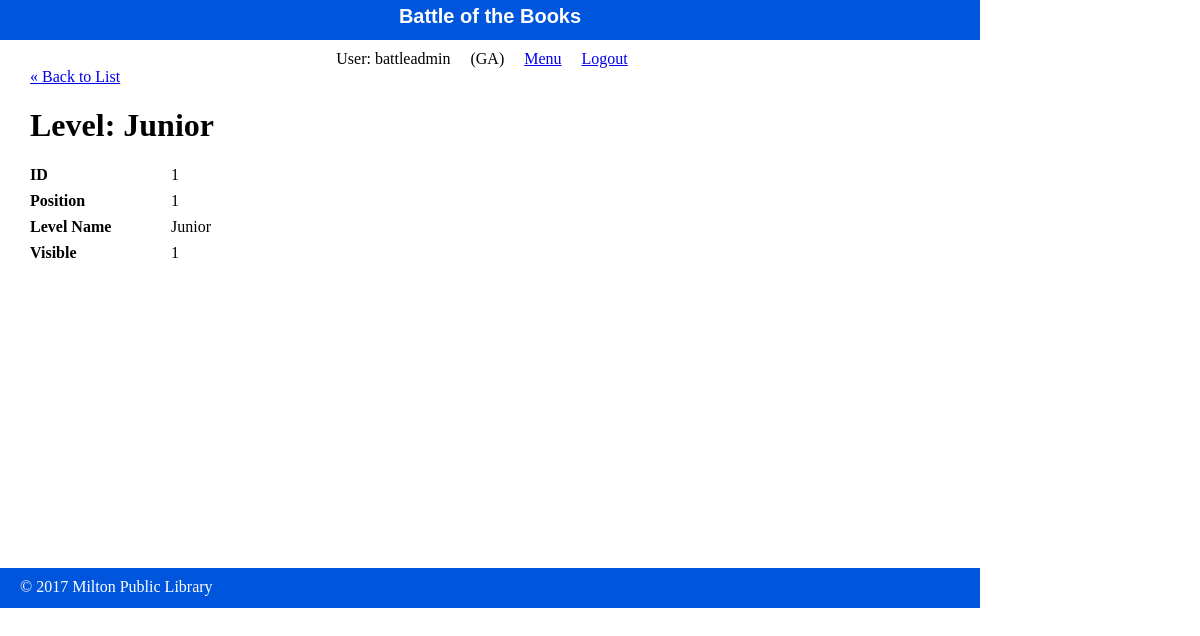
Page /public/staff/levels/show.php (signed in) on the committed database.
### tables this page shows
CREATE TABLE `level` (
  `id` int(255) NOT NULL,
  `position` int(11) NOT NULL,
  `visible` int(11) NOT NULL,
  `level_name` varchar(255) DEFAULT NULL
);

### private/functions.php (called while the page is built, shortened)
<?php
function url_for($script_path) {
  return WWW_ROOT . $script_path;
}
function h($string="") {
  return htmlspecialchars($string);
}
 ?>

### private/database.php (called while the page is built, shortened)
<?php
  function db_escape($connection, $string) {
    return mysqli_real_escape_string($connection, $string);
  }
?>

### private/query_functions.php (called while the page is built, shortened)
<?php
  function find_level_by_id($id) {
      global $db;
      $sql = "SELECT * FROM level ";
      $sql .= "WHERE id='" . db_escape($db, $id) . "'";
      $result = mysqli_query($db, $sql);
      $category = mysqli_fetch_assoc($result);
      return $category;
    }
?>

### public/staff/levels/show.php (the view, shortened to what this page needs)
<?php
$id = $_GET['id'] ?? '1';
$level = find_level_by_id($id);
?>
<?php include(SHARED_PATH . '/staff_header.php') ?>
<div id="content">
  <a class="back-link" href="<?php echo url_for('/staff/levels/index.php'); ?>">&laquo; Back to List</a><br/>
  <div class="level show">
    <h1>Level: <?php echo h($level['level_name']); ?></h1>
    <div class="attributes">
      <dl>
        <dt>ID</dt>
        <dd><?php echo h($level['id']); ?></dd>
      </dl>
      <dl>
        <dt>Position</dt>
        <dd><?php echo h($level['position']); ?></dd>
      </dl>
      <dl>
        <dt>Level Name</dt>
        <dd><?php echo h($level['level_name']); ?></dd>
      </dl>
      <dl>
        <dt>Visible</dt>
        <dd><?php echo h($level['visible']); ?></dd>
      </dl>
    </div>
  </div>
</div>
<?php include(SHARED_PATH . '/staff_footer.php') ?>

### public/stylesheets/staff.css (style rules this page uses)
html { height: 100%; width: 100%; }
body { height: 980px; width: 100%; margin: 0; padding: 0; }
#content { width: 920px; min-height: 500px; padding: 0 30px; }
dl { clear: both; overflow: hidden; margin: 0.5em 0; }
dt { float: left; font-weight: bold; width: 125px; }
dd { float: left; margin-left: 1em; }

### rows in the picture
level: level_name "Junior", id "1", position "1", visible "1"

### other values in the picture
$_SESSION['username'] "battleadmin"
